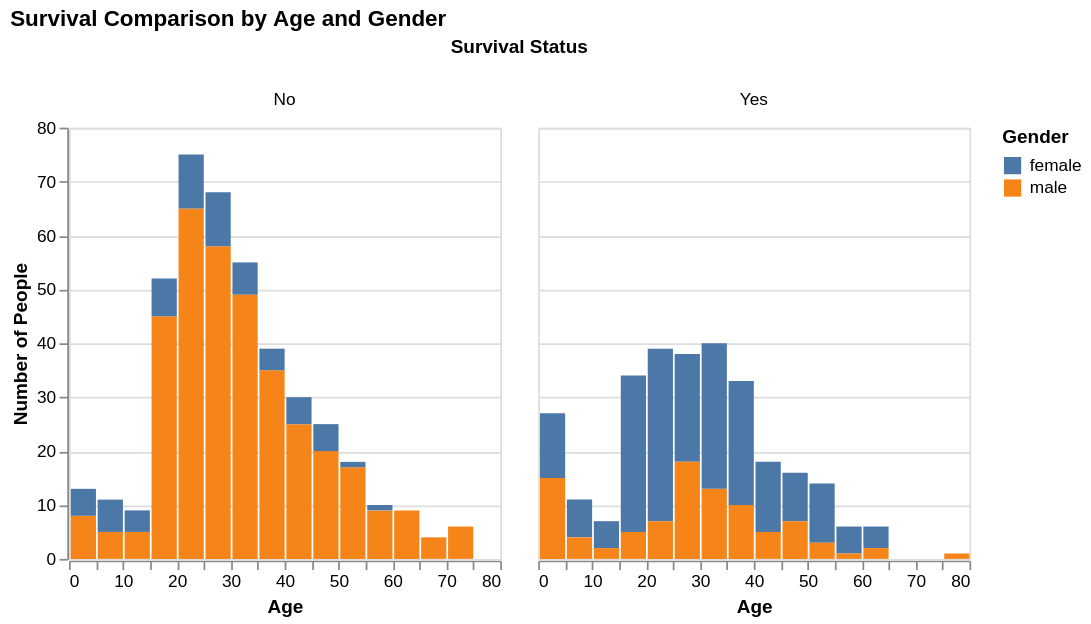

Notebook code for this chart:
### Markdown cell above
## Part 3: Pairwise Comparisons
Use your visualization library of choice to look at how the survival distribution varied across different groups.

- Choose some features that you think might have had some influence over the likelihood of a titanic passenger surviving.

- For each of those features, generate a chart for each feature showing the survival distributions when taking that feature into account

### Code cell
# Write the code to explore how different features affect the survival distribution
chart = alt.Chart(df).mark_bar().encode(
    x=alt.X("Age:Q", bin=alt.Bin(maxbins=20), title="Age"),
    y=alt.Y("count():Q", title="Number of People"),
    color=alt.Color("Sex:N", title="Gender"),
    column=alt.Column("Survived:N", title="Survival Status") # This creates the side-by-side view
).properties(
    width=250,
    height=250,
    title="Survival Comparison by Age and Gender"
)

chart.display()
import seaborn as sns
df['Sex'] = df['Sex'].str.capitalize()

# 2. Create the plot
g = sns.catplot(
    data=df,
    x="Survived",
    kind="count",
    col="Sex",
    hue="Survived",
    palette="viridis", # Or your preferred colors
    height=4,
    aspect=0.7
)

# 3. Add Title and Labels
g.fig.suptitle('How Did Passenger Gender Affect Survival', y=1.05)
g.set_axis_labels("Survived", "Total Survivors")

### Figure 1 — Vega-Lite specification as saved in the notebook (floating-point values rounded to 4 significant figures; data arrays with more than 128 entries replaced by an {"elided": "..."} marker saying what was removed)
{"config": {"view": {"continuousWidth": 300, "continuousHeight": 300}}, "data": {"name": "data-71ee645dc0db37f3686d4d41b0c75a8f"}, "mark": {"type": "bar"}, "encoding": {"color": {"field": "Sex", "title": "Gender", "type": "nominal"}, "column": {"field": "Survived", "title": "Survival Status", "type": "nominal"}, "x": {"bin": {"maxbins": 20}, "field": "Age", "title": "Age", "type": "quantitative"}, "y": {"aggregate": "count", "title": "Number of People", "type": "quantitative"}}, "height": 250, "title": "Survival Comparison by Age and Gender", "width": 250, "$schema": "https://vega.github.io/schema/vega-lite/v5.20.1.json", "datasets": {"data-71ee645dc0db37f3686d4d41b0c75a8f": {"elided": "891 records"}}}
